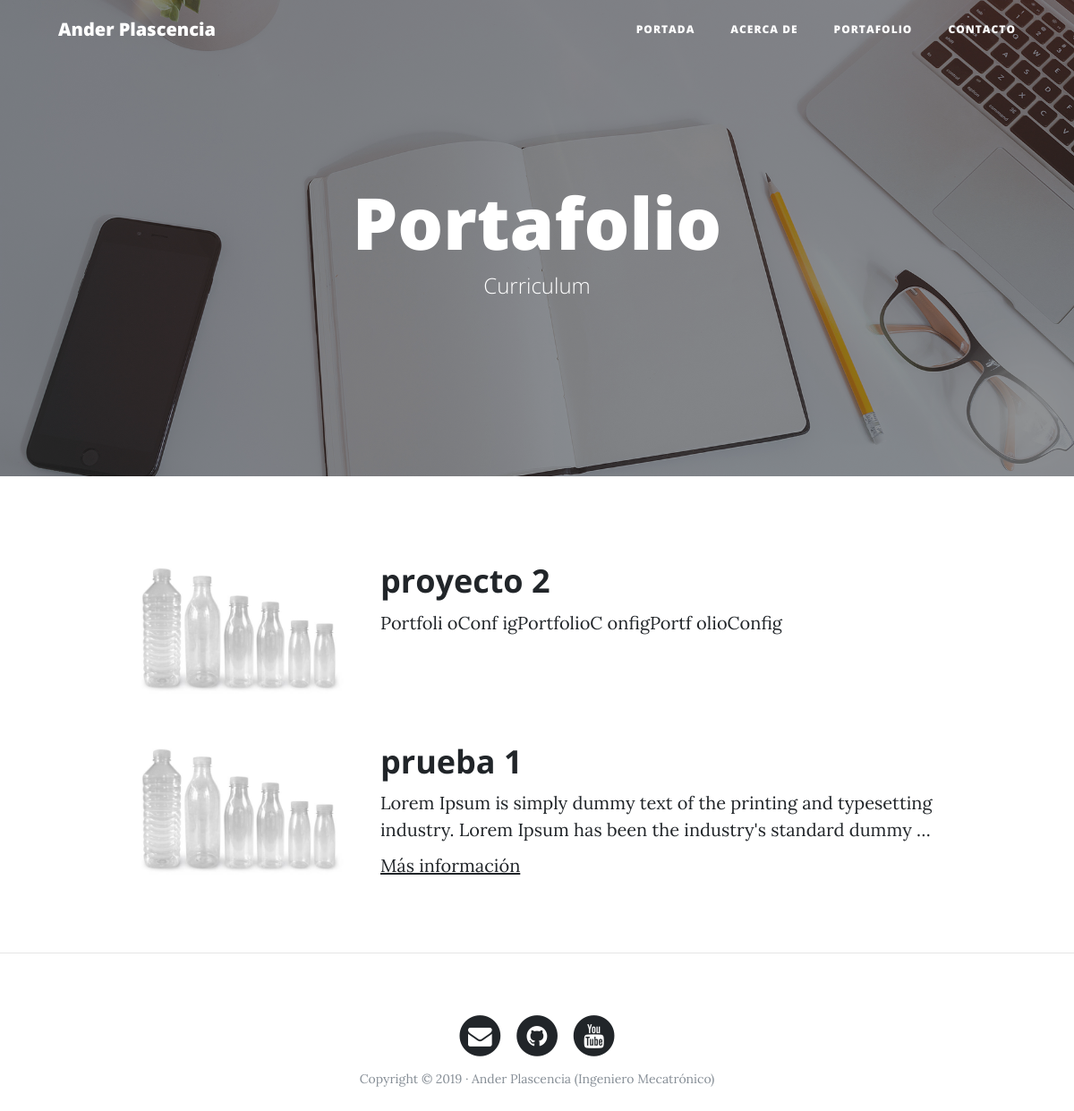
The page /portfolio/ on the database its author committed.
### portfolio/models.py (models this page shows, shortened)
class Project(models.Model):
    title = models.CharField(max_length=200, verbose_name = "Título")
    description = models.TextField(verbose_name = "Descripción")
    image = models.ImageField(verbose_name = "Imagen", upload_to = "projects")
    url_field = models.URLField( verbose_name = "link", max_length=200, null=True, blank=True)
    created = models.DateTimeField(auto_now_add=True, verbose_name = "Fecha de creación")
    updated = models.DateTimeField(auto_now=True, verbose_name = "Fecha de modificación")
    class Meta:
        verbose_name = "proyecto"
        verbose_name_plural = "proyectos"
        ordering = ["-created"]

### portfolio/views.py (the view)
# urls.py: path("portfolio/", portfolio_views.portfolio, name="portfolio"),
def portfolio(request):
    projects = Project.objects.all()
    return render(request, "portfolio/portfolio.html", {'projects': projects})

### portfolio/templates/portfolio/portfolio.html (shortened to what this page needs)
{% extends 'core/base.html' %}
{% load static %}
{% block background %}{% static 'core/img/portfolio-bg.jpg' %}{% endblock %}
{% block headers %}
<h1>Portafolio</h1>
<span class="subheading">Curriculum</span>
{% endblock  %}
{% block content %}
    {% for project in projects %}
    <div class="row project">
        <div class="col-lg-3 col-md-4 offset-lg-1">
                <img class="img-fluid" src="{{ project.image.url }}" alt="">
        </div>
        <div class="col-lg-7 col-md-8">
            <h2 class="section-heading title">{{ project.title }}</h2>
            <p>{{ project.description | truncatewords:20}}</p>
            {% if project.url_field %}
                <p><a href="{{ project.url_field }}">Más información</a></p>
            {% endif %}
        </div>
    </div>
    {% endfor %}
{% endblock %}

### core/templates/core/base.html (shortened to what this page needs)
<!DOCTYPE html>
<html lang="es">
  <head>
    {% load static %}
    <link href="{% static 'core/vendor/bootstrap/css/bootstrap.min.css' %}" rel="stylesheet">
    <link href="{% static 'core/vendor/font-awesome/css/font-awesome.min.css' %}" rel="stylesheet" type="text/css">
    <link href="{% static 'core/css/clean-blog.min.css' %}" rel="stylesheet">
  </head>
  <body>
    <nav class="navbar navbar-expand-lg navbar-light fixed-top" id="mainNav">
      <div class="container">
        <a class="navbar-brand" href="{% url 'home' %}">Ander Plascencia</a>
        <div class="collapse navbar-collapse" id="navbarResponsive">
          <ul class="navbar-nav ml-auto">
            <li class="nav-item">
              <a class="nav-link" href="{% url 'home' %}">Portada</a>
            </li>
            <li class="nav-item">
              <a class="nav-link" href="{% url 'about-me' %}">Acerca de</a>
            </li>
            <li class="nav-item">
              <a class="nav-link" href="{% url 'portfolio' %}">Portafolio</a>
            </li>
            <li class="nav-item">
              <a class="nav-link" href="{% url 'contact' %}">Contacto</a>
            </li>
          </ul>
        </div>
      </div>
    </nav>
    <header class="masthead" style="background-image: url('{% block background %}{% endblock  %}')">
      <div class="overlay"></div>
      <div class="container">
        <div class="row">
          <div class="col-lg-8 col-md-10 mx-auto">
            <div class="site-heading">
              {% block headers %}{% endblock %}
            </div>
          </div>
        </div>
      </div>
    </header>
    <div class="container">
        {% block content %}{% endblock %}
    </div>
    {% if request.path != "/" %}<hr>{% endif %}
    <footer>
      <div class="container">
        <div class="row">
          <div class="col-lg-8 col-md-10 mx-auto">
            <ul class="list-inline text-center">
              <li class="list-inline-item">
                <a href="#">
                  <span class="fa-stack fa-lg">
                    <i class="fa fa-circle fa-stack-2x"></i>
                    <i class="fa fa-envelope fa-stack-1x fa-inverse"></i>
                  </span>
                </a>
              </li>
              <li class="list-inline-item">
                <a href="#">
                  <span class="fa-stack fa-lg">
                    <i class="fa fa-circle fa-stack-2x"></i>
                    <i class="fa fa-github fa-stack-1x fa-inverse"></i>
                  </span>
                </a>
              </li>
              <li class="list-inline-item">
                <a href="#">
                  <span class="fa-stack fa-lg">
                    <i class="fa fa-circle fa-stack-2x"></i>
                    <i class="fa fa-youtube fa-stack-1x fa-inverse"></i>
                  </span>
                </a>
              </li>
            </ul>
            <p class="copyright text-muted">Copyright &copy; 2019 · Ander Plascencia (Ingeniero Mecatrónico) </p>
          </div>
        </div>
      </div>
    </footer>
  </body>
</html>

### rows shown on the page
Project: image (picture), title "proyecto 2", description "Portfoli oConf igPortfolioC onfigPortf olioConfig"
Project: image (picture), title "prueba 1", description "Lorem Ipsum is simply dummy text of the printing and typesetting industry. Lorem Ipsum has been the industry's standard dummy …"
